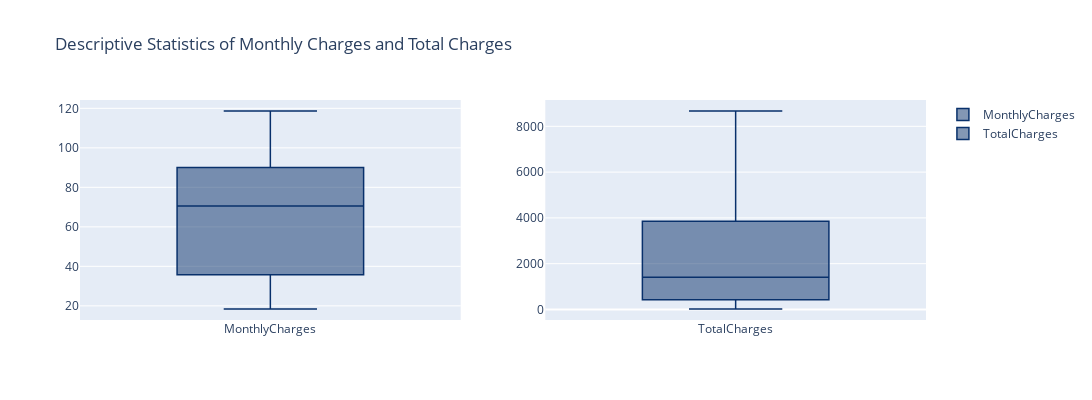

Source (notebook cell):
### Markdown cell above
3. What are the distributions and summaries of monthly charges, and total charges for the customer base, and are there any notable outliers in these distributions?

### Code cell
# Create subplot with 1 row and 2 columns
fig = make_subplots(rows=1, cols=2)

# box plot for 'MonthlyCharges'
fig.add_trace(
    go.Box(y=data['MonthlyCharges'], name='MonthlyCharges', marker_color='midnightblue', line_color='rgb(8, 48, 107)', line_width=1.5),
    row=1, col=1)

# box plot for 'TotalCharges'
fig.add_trace(
    go.Box(y=data['TotalCharges'], name='TotalCharges', marker_color='midnightblue', line_color='rgb(8, 48, 107)', line_width=1.5),
    row=1, col=2)

# Update layout
fig.update_layout(height=400, width=1200, title_text="Descriptive Statistics of Monthly Charges and Total Charges")
fig.show()

### Figure 1 — Plotly figure (JSON) as saved in the notebook; plotly's stock layout.template omitted (floating-point values rounded to 4 significant figures; data arrays with more than 128 entries replaced by an {"elided": "..."} marker saying what was removed)
{"data": [{"line": {"color": "rgb(8, 48, 107)", "width": 1.5}, "marker": {"color": "midnightblue"}, "name": "MonthlyCharges", "type": "box", "xaxis": "x", "y": {"elided": "5043 float values"}, "yaxis": "y"}, {"line": {"color": "rgb(8, 48, 107)", "width": 1.5}, "marker": {"color": "midnightblue"}, "name": "TotalCharges", "type": "box", "xaxis": "x2", "y": {"elided": "5043 float values"}, "yaxis": "y2"}], "layout": {"height": 400, "title": {"text": "Descriptive Statistics of Monthly Charges and Total Charges"}, "width": 1200, "xaxis": {"anchor": "y", "domain": [0, 0.45]}, "xaxis2": {"anchor": "y2", "domain": [0.55, 1]}, "yaxis": {"anchor": "x", "domain": [0, 1]}, "yaxis2": {"anchor": "x2", "domain": [0, 1]}}}
